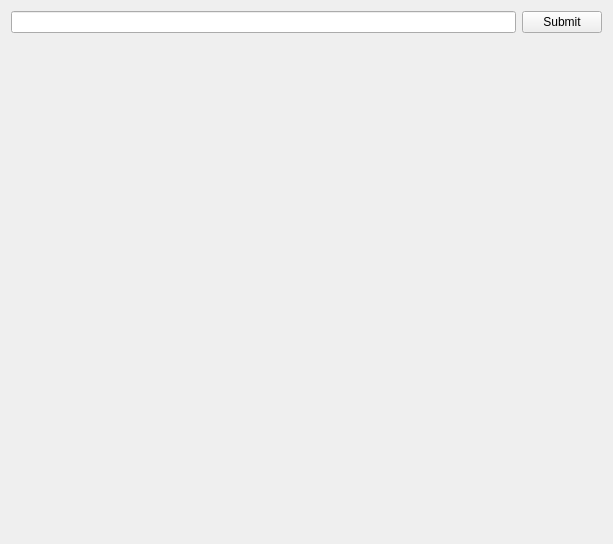
<?xml version="1.0" encoding="UTF-8"?>
<ui version="4.0">
 <class>Widget</class>
 <widget class="QWidget" name="Widget">
  <property name="geometry">
   <rect>
    <x>0</x>
    <y>0</y>
    <width>613</width>
    <height>544</height>
   </rect>
  </property>
  <property name="sizePolicy">
   <sizepolicy hsizetype="Fixed" vsizetype="Fixed">
    <horstretch>0</horstretch>
    <verstretch>0</verstretch>
   </sizepolicy>
  </property>
  <property name="windowTitle">
   <string>Widget</string>
  </property>
  <layout class="QGridLayout" name="gridLayout">
   <item row="0" column="0">
    <widget class="QLineEdit" name="searchEdit"/>
   </item>
   <item row="0" column="1">
    <widget class="QPushButton" name="submitButton">
     <property name="text">
      <string>Submit</string>
     </property>
    </widget>
   </item>
   <item row="1" column="0" colspan="2">
    <widget class="QFrame" name="frame">
     <property name="frameShape">
      <enum>QFrame::NoFrame</enum>
     </property>
     <property name="frameShadow">
      <enum>QFrame::Plain</enum>
     </property>
     <layout class="QVBoxLayout" name="verticalLayout">
      <item>
       <widget class="QLabel" name="valueView">
        <property name="font">
         <font>
          <weight>75</weight>
          <bold>true</bold>
         </font>
        </property>
        <property name="text">
         <string/>
        </property>
       </widget>
      </item>
      <item>
       <widget class="QLabel" name="descriptionView">
        <property name="text">
         <string/>
        </property>
        <property name="wordWrap">
         <bool>true</bool>
        </property>
       </widget>
      </item>
      <item>
       <spacer name="verticalSpacer">
        <property name="orientation">
         <enum>Qt::Vertical</enum>
        </property>
        <property name="sizeHint" stdset="0">
         <size>
          <width>20</width>
          <height>406</height>
         </size>
        </property>
       </spacer>
      </item>
     </layout>
    </widget>
   </item>
  </layout>
 </widget>
 <layoutdefault spacing="6" margin="11"/>
 <resources/>
 <connections/>
</ui>
